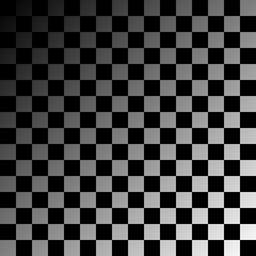
#> input picture hw2/checkerboard1024-shaded.tif, 256 x 256 px, shrunk from 1024 x 1024 before the run
$ python dip_hw2_3_3.py
#> lines starting #> are read from the running program, lines starting #| are printed output that depends on the picture
import numpy as np
import cv2 as cv
from PIL import Image
import matplotlib.pyplot as plt
from tqdm import tqdm
from pandas import *


'''
Hand-Crafted Gaussian 2D Kernel

param:
    size, sigma, K
return:
    2D Kernel
'''
def createGaussianKernel(size, sigma, K=1):

    # Create Distance Grid
    x, y = np.mgrid[-(size//2):(size//2) + 1, -(size//2): (size//2) + 1]

    # Calculate Gaussian Distribution
    gaussian_kernel = np.exp(-(x**2+y**2)/(2*sigma**2))

    # Normalizing
    gaussian_kernel = gaussian_kernel / gaussian_kernel.sum()

    return K * gaussian_kernel


def main():
    # [0] Load image
    imgCheckerBoard = np.array(Image.open('./checkerboard1024-shaded.tif'))
#> imgCheckerBoard is the input picture: shape (256, 256); min 0, max 248, mean 63.4
    imgN1 = np.array(Image.open('./N1.bmp').convert('L'))
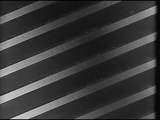
#> input picture hw2/N1.bmp, 160 x 120 px, shrunk from 640 x 480 before the run

    # [1] Gaussian Low-Pass Filter
    # [IMG1]
    # Setting Config
    K = 1
    sigma = 64
    kernelSize = 255

    kernelOne = createGaussianKernel(kernelSize, sigma, K)
    #print(DataFrame(kernel))

    # Convolution
    from scipy import signal
    shaddingPatternOne = signal.convolve2d(imgCheckerBoard, kernelOne, boundary='symm', mode='same')
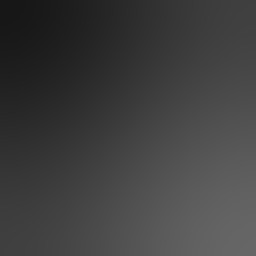
#> shaddingPatternOne: shape (256, 256) float64; min 23.02, max 102.7, mean 63.4

    # Perform img / shaddingPattern
    clearPatternOne = imgCheckerBoard / shaddingPatternOne
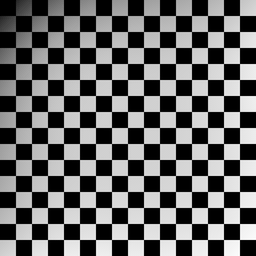
#> clearPatternOne: shape (256, 256) float64; min 0, max 2.43, mean 0.963; drawn with min black and max white

    # [IMG2]
    # Setting Config
    K = 1
    sigma = 43
    kernelSize = 171

    kernelTwo = createGaussianKernel(kernelSize, sigma, K)
    #print(DataFrame(kernelTwo))

    shaddingPatternTwo = signal.convolve2d(imgN1, kernelTwo, boundary='symm', mode='same')
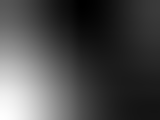
#> shaddingPatternTwo: shape (120, 160) float64; min 45.92, max 83.76, mean 57; drawn with min black and max white

    # Perform img / shaddingPattern
    clearPatternTwo = imgN1 / shaddingPatternTwo
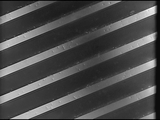
#> clearPatternTwo: shape (120, 160) float64; min 0.0382, max 3.22, mean 0.98; drawn with min black and max white

    # [2] Show Result
    plt.figure(figsize=(10,10))

    plt.subplot(2,3,1)
    plt.imshow(imgCheckerBoard, cmap='gray')
    plt.title('Original')
    plt.axis('off')

    plt.subplot(2,3,2)
    plt.imshow(shaddingPatternOne, cmap='gray')
    plt.title('shadding_pattern')
    plt.axis('off')

    plt.subplot(2,3,3)
    plt.imshow(clearPatternOne, cmap='gray')
    plt.title('clear_pattern')
    plt.axis('off')

    plt.subplot(2,3,4)
    plt.imshow(imgN1, cmap='gray')
    plt.title('Original')
    plt.axis('off')

    plt.subplot(2,3,5)
    plt.imshow(shaddingPatternTwo, cmap='gray')
    plt.title('clear_pattern')
    plt.axis('off')

    plt.subplot(2,3,6)
    plt.imshow(clearPatternTwo, cmap='gray')
    plt.title('clear_pattern')
    plt.axis('off')

    plt.show()

if __name__ == "__main__":
    main()
